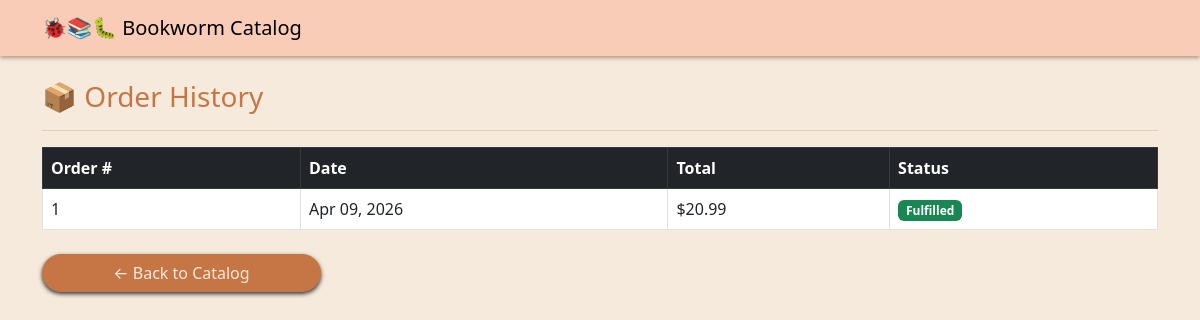
The page /orders/history/ (signed in) on the database its author committed.
### orders/models.py (models this page shows, shortened)
class Order(models.Model):
    customer = models.ForeignKey(
        "accounts.Customer", on_delete=models.SET_NULL, null=True
    )
    created_at = models.DateTimeField(auto_now_add=True)
    total_price = models.DecimalField(max_digits=8, decimal_places=2)
    is_fulfilled = models.BooleanField(default=False)
    customer_address = models.CharField(max_length=511)
    full_name = models.CharField(max_length=255)

### orders/views.py (the view)
# urls.py: path("history/", views.view_order_history, name="order_history"),
@login_required
def view_order_history(request):
    try:
        customer = Customer.objects.get(user=request.user)
        orders = customer.order_set.all().order_by("-created_at")
    except Customer.DoesNotExist:
        orders = []
    return render(request, "orders/order_history.html", {"orders": orders})

### orders/context_processors.py (called while the page is built)
def cart_item_count(request):
    if request.user.is_authenticated:
        try:
            customer = Customer.objects.get(user=request.user)
            cart, _ = Cart.objects.get_or_create(customer=customer)
            count = sum(item.quantity for item in CartItem.objects.filter(cart=cart))
            return {'cart_item_count': count}
        except Customer.DoesNotExist:
            pass
    return {'cart_item_count': 0}

### orders/templates/orders/order_history.html (shortened to what this page needs)
{% load static %}
<!DOCTYPE html>
<html>
<head>
    <link href="https://cdn.jsdelivr.net/npm/bootstrap@5.3.0/dist/css/bootstrap.min.css" rel="stylesheet">
    <link rel="stylesheet" href="{% static 'catalog/style.css' %}">
</head>
<body>
<nav class="navbar bookworm-navbar">
    <div class="container">
        <a class="navbar-brand" href="/books/">🐞📚🐛 Bookworm Catalog</a>
    </div>
</nav>
<div class="container mt-4">
    <h3>📦 Order History</h3>
    <hr>
    {% if orders %}
        <table class="table table-bordered">
            <thead class="table-dark">
                <tr>
                    <th>Order #</th>
                    <th>Date</th>
                    <th>Total</th>
                    <th>Status</th>
                </tr>
            </thead>
            <tbody>
                {% for order in orders %}
                <tr>
                    <td>{{ order.id }}</td>
                    <td>{{ order.created_at|date:"M d, Y" }}</td>
                    <td>${{ order.total_price }}</td>
                    <td>
                        {% if order.is_fulfilled %}
                            <span class="badge bg-success">Fulfilled</span>
                        {% else %}
                            <span class="badge bg-warning text-dark">Pending</span>
                        {% endif %}
                    </td>
                </tr>
                {% endfor %}
            </tbody>
        </table>
    {% else %}
        <div class="alert alert-info">
            You haven't placed any orders yet.
            <a href="/books/">Browse books</a> to get started!
        </div>
    {% endif %}
    <a href="/books/" class="btn  mt-2 bookworm-button">
        ← Back to Catalog
    </a>
</div>
</body>
</html>

### static/catalog/style.css (style rules this page uses)
:root { --bookworm-navbar: #F9CCB7; --bookworm-button: #c57644; --bookworm-button-hover: #744426; --bookworm-background: #f6eadd; --bookworm-background-secondary: #fff8e7; --bookworm-text: #c57644; --bookworm-footer: #F1D3B2; }
.bookworm-navbar { background-color: var(--bookworm-navbar); box-shadow: 0 2px 4px rgba(116, 68, 38, 0.50); }
.bookworm-button { width: 25%; border-radius: 25px; box-shadow: #333 0px 2px 4px; background-color: var(--bookworm-button); border: 1px solid var(--bookworm-button); color: var(--bookworm-background); }
body { background-color: var(--bookworm-background); color: var(--bookworm-text); }

### rows shown on the page
Order: id "1", created_at "Apr 09, 2026", total_price "20.99", is_fulfilled "Fulfilled"
